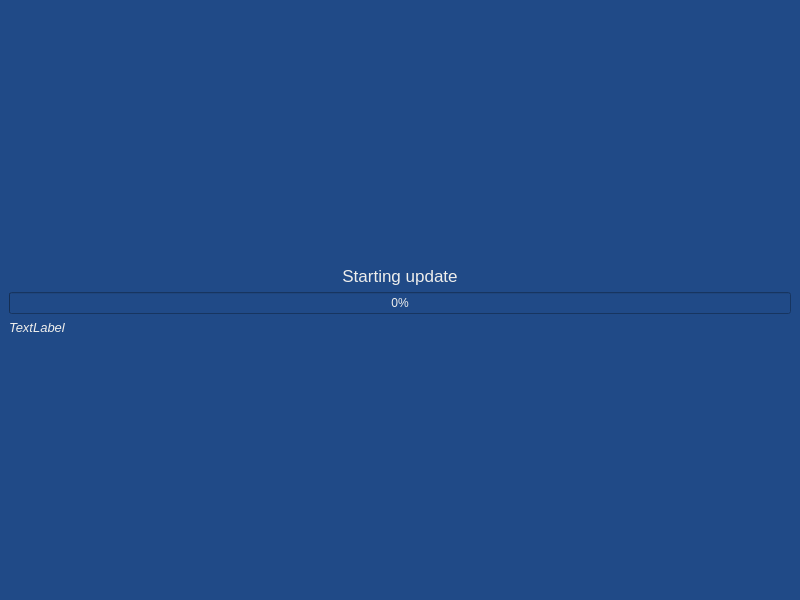
<?xml version="1.0" encoding="UTF-8"?>
<ui version="4.0">
 <class>MainWindow</class>
 <widget class="QMainWindow" name="MainWindow">
  <property name="geometry">
   <rect>
    <x>0</x>
    <y>0</y>
    <width>800</width>
    <height>600</height>
   </rect>
  </property>
  <property name="palette">
   <palette>
    <active>
     <colorrole role="WindowText">
      <brush brushstyle="SolidPattern">
       <color alpha="255">
        <red>238</red>
        <green>238</green>
        <blue>236</blue>
       </color>
      </brush>
     </colorrole>
     <colorrole role="Text">
      <brush brushstyle="SolidPattern">
       <color alpha="255">
        <red>238</red>
        <green>238</green>
        <blue>236</blue>
       </color>
      </brush>
     </colorrole>
     <colorrole role="Base">
      <brush brushstyle="SolidPattern">
       <color alpha="255">
        <red>32</red>
        <green>74</green>
        <blue>135</blue>
       </color>
      </brush>
     </colorrole>
     <colorrole role="Window">
      <brush brushstyle="SolidPattern">
       <color alpha="255">
        <red>32</red>
        <green>74</green>
        <blue>135</blue>
       </color>
      </brush>
     </colorrole>
     <colorrole role="Highlight">
      <brush brushstyle="SolidPattern">
       <color alpha="255">
        <red>255</red>
        <green>255</green>
        <blue>255</blue>
       </color>
      </brush>
     </colorrole>
     <colorrole role="HighlightedText">
      <brush brushstyle="SolidPattern">
       <color alpha="255">
        <red>0</red>
        <green>0</green>
        <blue>0</blue>
       </color>
      </brush>
     </colorrole>
     <colorrole role="PlaceholderText">
      <brush brushstyle="SolidPattern">
       <color alpha="128">
        <red>255</red>
        <green>255</green>
        <blue>255</blue>
       </color>
      </brush>
     </colorrole>
    </active>
    <inactive>
     <colorrole role="WindowText">
      <brush brushstyle="SolidPattern">
       <color alpha="255">
        <red>238</red>
        <green>238</green>
        <blue>236</blue>
       </color>
      </brush>
     </colorrole>
     <colorrole role="Text">
      <brush brushstyle="SolidPattern">
       <color alpha="255">
        <red>238</red>
        <green>238</green>
        <blue>236</blue>
       </color>
      </brush>
     </colorrole>
     <colorrole role="Base">
      <brush brushstyle="SolidPattern">
       <color alpha="255">
        <red>32</red>
        <green>74</green>
        <blue>135</blue>
       </color>
      </brush>
     </colorrole>
     <colorrole role="Window">
      <brush brushstyle="SolidPattern">
       <color alpha="255">
        <red>32</red>
        <green>74</green>
        <blue>135</blue>
       </color>
      </brush>
     </colorrole>
     <colorrole role="Highlight">
      <brush brushstyle="SolidPattern">
       <color alpha="255">
        <red>255</red>
        <green>255</green>
        <blue>255</blue>
       </color>
      </brush>
     </colorrole>
     <colorrole role="HighlightedText">
      <brush brushstyle="SolidPattern">
       <color alpha="255">
        <red>0</red>
        <green>0</green>
        <blue>0</blue>
       </color>
      </brush>
     </colorrole>
     <colorrole role="PlaceholderText">
      <brush brushstyle="SolidPattern">
       <color alpha="128">
        <red>255</red>
        <green>255</green>
        <blue>255</blue>
       </color>
      </brush>
     </colorrole>
    </inactive>
    <disabled>
     <colorrole role="WindowText">
      <brush brushstyle="SolidPattern">
       <color alpha="255">
        <red>190</red>
        <green>190</green>
        <blue>190</blue>
       </color>
      </brush>
     </colorrole>
     <colorrole role="Text">
      <brush brushstyle="SolidPattern">
       <color alpha="255">
        <red>190</red>
        <green>190</green>
        <blue>190</blue>
       </color>
      </brush>
     </colorrole>
     <colorrole role="Base">
      <brush brushstyle="SolidPattern">
       <color alpha="255">
        <red>32</red>
        <green>74</green>
        <blue>135</blue>
       </color>
      </brush>
     </colorrole>
     <colorrole role="Window">
      <brush brushstyle="SolidPattern">
       <color alpha="255">
        <red>32</red>
        <green>74</green>
        <blue>135</blue>
       </color>
      </brush>
     </colorrole>
     <colorrole role="Highlight">
      <brush brushstyle="SolidPattern">
       <color alpha="255">
        <red>145</red>
        <green>145</green>
        <blue>145</blue>
       </color>
      </brush>
     </colorrole>
     <colorrole role="HighlightedText">
      <brush brushstyle="SolidPattern">
       <color alpha="255">
        <red>0</red>
        <green>0</green>
        <blue>0</blue>
       </color>
      </brush>
     </colorrole>
     <colorrole role="PlaceholderText">
      <brush brushstyle="SolidPattern">
       <color alpha="128">
        <red>0</red>
        <green>0</green>
        <blue>0</blue>
       </color>
      </brush>
     </colorrole>
    </disabled>
   </palette>
  </property>
  <property name="windowTitle">
   <string>MainWindow</string>
  </property>
  <widget class="QWidget" name="centralwidget">
   <layout class="QVBoxLayout" name="verticalLayout">
    <item>
     <spacer name="verticalSpacer_2">
      <property name="orientation">
       <enum>Qt::Vertical</enum>
      </property>
      <property name="sizeHint" stdset="0">
       <size>
        <width>20</width>
        <height>40</height>
       </size>
      </property>
     </spacer>
    </item>
    <item>
     <widget class="QLabel" name="statusLabel">
      <property name="font">
       <font>
        <family>Ubuntu</family>
        <pointsize>13</pointsize>
        <weight>50</weight>
        <bold>false</bold>
       </font>
      </property>
      <property name="text">
       <string>Starting update</string>
      </property>
      <property name="alignment">
       <set>Qt::AlignCenter</set>
      </property>
     </widget>
    </item>
    <item>
     <widget class="QProgressBar" name="progressBar">
      <property name="value">
       <number>0</number>
      </property>
     </widget>
    </item>
    <item>
     <widget class="QLabel" name="productLabel">
      <property name="palette">
       <palette>
        <active>
         <colorrole role="ButtonText">
          <brush brushstyle="SolidPattern">
           <color alpha="255">
            <red>204</red>
            <green>0</green>
            <blue>0</blue>
           </color>
          </brush>
         </colorrole>
         <colorrole role="Base">
          <brush brushstyle="SolidPattern">
           <color alpha="255">
            <red>243</red>
            <green>243</green>
            <blue>243</blue>
           </color>
          </brush>
         </colorrole>
         <colorrole role="Window">
          <brush brushstyle="SolidPattern">
           <color alpha="255">
            <red>32</red>
            <green>74</green>
            <blue>135</blue>
           </color>
          </brush>
         </colorrole>
         <colorrole role="ToolTipText">
          <brush brushstyle="SolidPattern">
           <color alpha="255">
            <red>239</red>
            <green>41</green>
            <blue>41</blue>
           </color>
          </brush>
         </colorrole>
        </active>
        <inactive>
         <colorrole role="ButtonText">
          <brush brushstyle="SolidPattern">
           <color alpha="255">
            <red>204</red>
            <green>0</green>
            <blue>0</blue>
           </color>
          </brush>
         </colorrole>
         <colorrole role="Base">
          <brush brushstyle="SolidPattern">
           <color alpha="255">
            <red>243</red>
            <green>243</green>
            <blue>243</blue>
           </color>
          </brush>
         </colorrole>
         <colorrole role="Window">
          <brush brushstyle="SolidPattern">
           <color alpha="255">
            <red>32</red>
            <green>74</green>
            <blue>135</blue>
           </color>
          </brush>
         </colorrole>
         <colorrole role="ToolTipText">
          <brush brushstyle="SolidPattern">
           <color alpha="255">
            <red>239</red>
            <green>41</green>
            <blue>41</blue>
           </color>
          </brush>
         </colorrole>
        </inactive>
        <disabled>
         <colorrole role="ButtonText">
          <brush brushstyle="SolidPattern">
           <color alpha="255">
            <red>190</red>
            <green>190</green>
            <blue>190</blue>
           </color>
          </brush>
         </colorrole>
         <colorrole role="Base">
          <brush brushstyle="SolidPattern">
           <color alpha="255">
            <red>32</red>
            <green>74</green>
            <blue>135</blue>
           </color>
          </brush>
         </colorrole>
         <colorrole role="Window">
          <brush brushstyle="SolidPattern">
           <color alpha="255">
            <red>32</red>
            <green>74</green>
            <blue>135</blue>
           </color>
          </brush>
         </colorrole>
         <colorrole role="ToolTipText">
          <brush brushstyle="SolidPattern">
           <color alpha="255">
            <red>239</red>
            <green>41</green>
            <blue>41</blue>
           </color>
          </brush>
         </colorrole>
        </disabled>
       </palette>
      </property>
      <property name="font">
       <font>
        <pointsize>10</pointsize>
        <weight>50</weight>
        <italic>true</italic>
        <bold>false</bold>
       </font>
      </property>
      <property name="text">
       <string>TextLabel</string>
      </property>
     </widget>
    </item>
    <item>
     <spacer name="verticalSpacer">
      <property name="orientation">
       <enum>Qt::Vertical</enum>
      </property>
      <property name="sizeHint" stdset="0">
       <size>
        <width>20</width>
        <height>40</height>
       </size>
      </property>
     </spacer>
    </item>
   </layout>
  </widget>
 </widget>
 <resources/>
 <connections/>
</ui>
